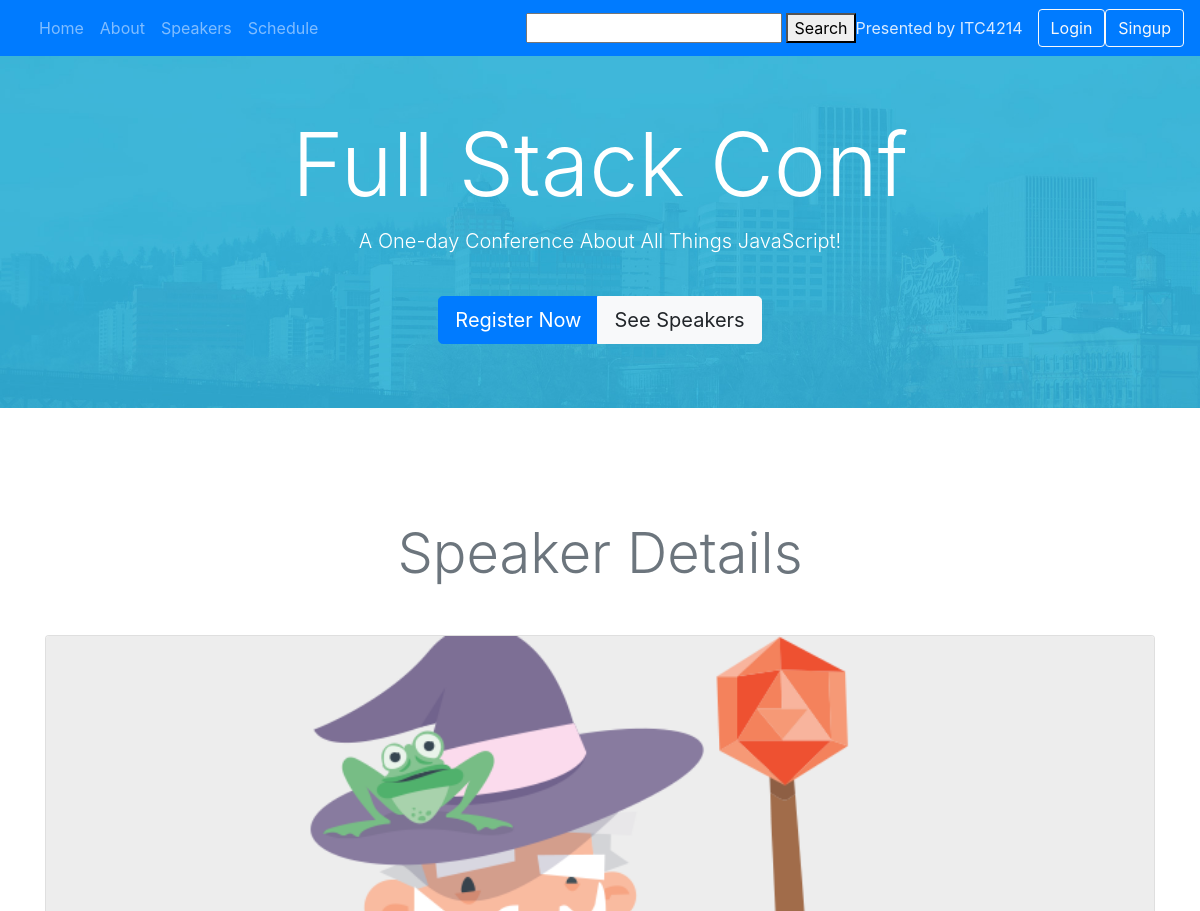
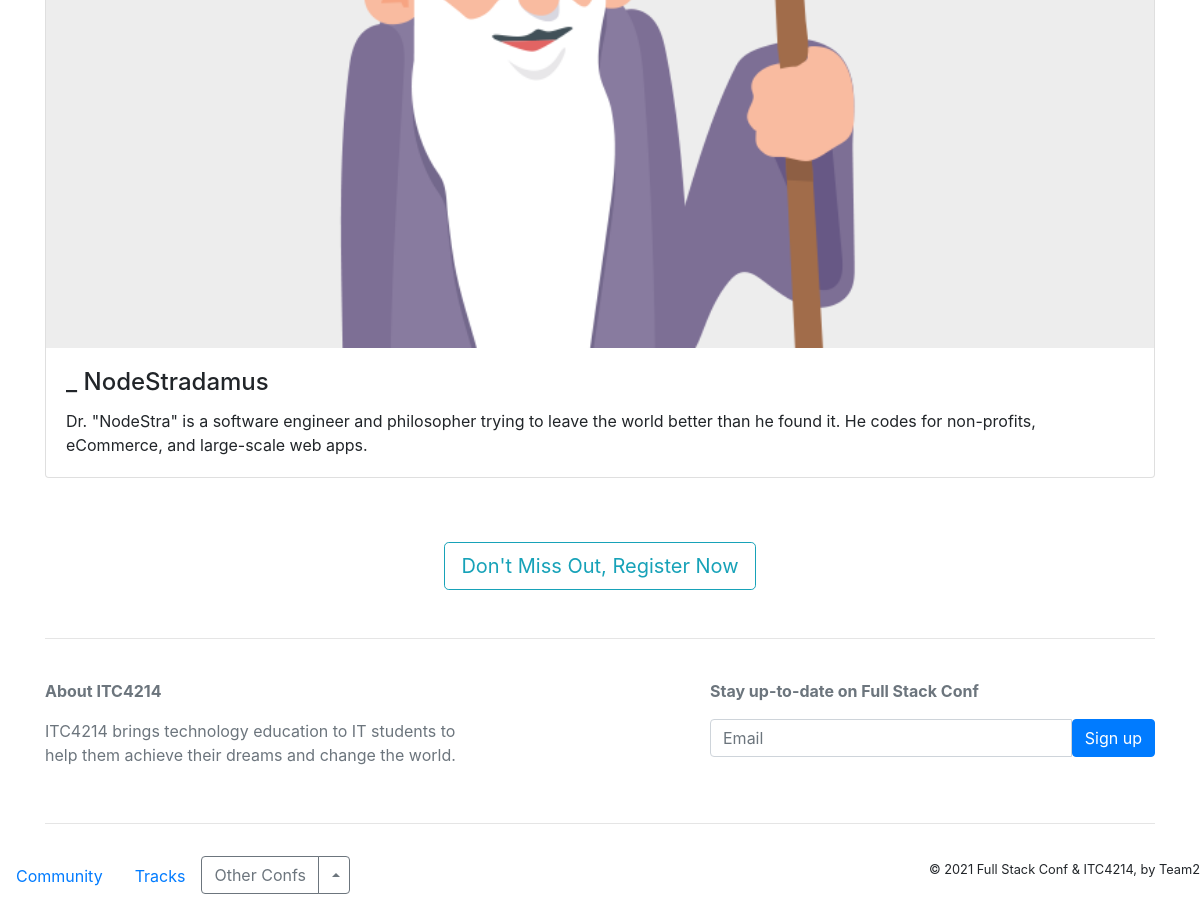
Page /fullstack/speaker/2/ on the committed database (2 pictures, top to bottom).
### fullstack/models.py (models this page shows, shortened)
class Speaker(models.Model):
    name = models.CharField(max_length=20)
    lastname = models.CharField(max_length=40)
    description = models.CharField(max_length=200)
    avatar = models.CharField(max_length=30)

### fullstack/views.py (the view)
def speaker_detail(request, speaker_id):
    try:
        speaker = Speaker.objects.get(id=speaker_id)
    except Speaker.DoesNotExist:
        raise Http404('pet not found')
    return render(request, 'fullstack/speaker_detail.html', {
        "v_speaker": speaker
    })

### fullstack/templates/fullstack/speaker_detail.html
{% extends "fullstack/layout.html" %}
{% load static %}
{% block body %}
        <section id="speakers" class="pt-4">
            <h1 class="display-4 text-center my-5 text-muted">Speaker Details</h1>
            <div class="row">
                <div class="col-md-12 col-lg-12">
                    <div class="card mb-3">
                        <img class="card-img-top" src="/static/img/{{v_speaker.avatar}}" alt="Vivianne">
                        <div class="card-body">
                            <h4 class="card-title">{{v_speaker.name}} {{v_speaker.lastname }}</h4>
                        <p class="card-text"> {{v_speaker.description}} </p>
                        </div>
                    </div>
                </div>
            </div>
        </section>
{% endblock %}

### fullstack/templates/fullstack/layout.html (style rules this page uses)
body { position: relative; }

### rows in the picture
Speaker: avatar (picture), name "_", lastname "NodeStradamus", description "Dr. \"NodeStra\" is a software engineer and philosopher trying to leave the world better than he found it. He codes for non-profits, eCommerce, and large-scale web apps."
